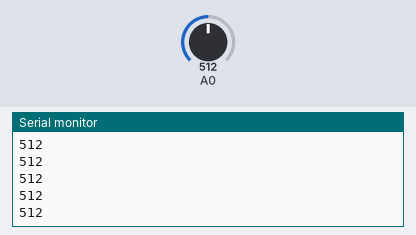
A sketch run on a simulated Arduino Mega 2560, built with avr-gcc and run on an emulated ATmega2560. Parts: the last lines printed to the serial monitor. The test bench sets the inputs (shaded band); at power-on: A0 = 512.

Above: at 1.2 s.
1.3 s: A0 set to 716
At 2.2 s:
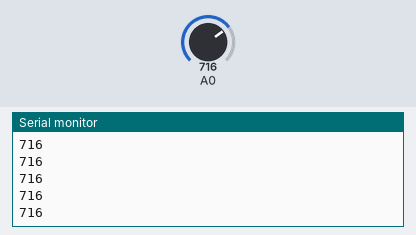
2.8 s: A0 set to 900
At 3.6 s:
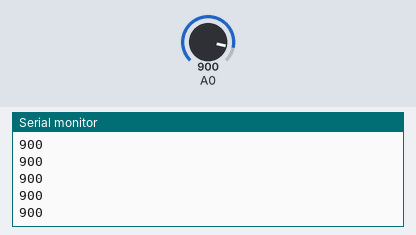
Timing chart, 0 to 5.8 s (numbered marks = the images above; inputs shaded):
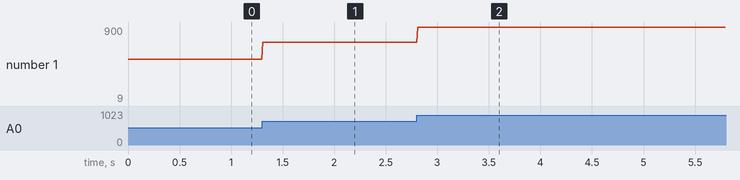

Measured:
- after the input at 1.3 s, the serial monitor: prints a new line at once (image 1)
- after the input at 2.8 s, the serial monitor: prints a new line at once (image 2)
- plotted number 1: 512 → 716 after the input at 1.3 s, 716 → 9 after the input at 2.8 s

The sketch:

Code_wemos_USB.ino
```cpp
// (licence header left out)
void setup() {
  // initialize the serial communication:
  Serial.begin(9600);
  Serial1.begin(9600);
  pinMode(4, INPUT); // Setup for leads off detection LO +
  pinMode(15, INPUT); // Setup for leads off detection LO -

}

void loop() {

  /*if((digitalRead(4) == 1)||(digitalRead(15) == 1)){
    Serial.println('!');
  }
  else{*/
    int val = analogRead(A0);
    // send the value of analog input 0:
      Serial.println(val);

  //}
  //Wait for a bit to keep serial data from saturating
  delay(10);
}
```
